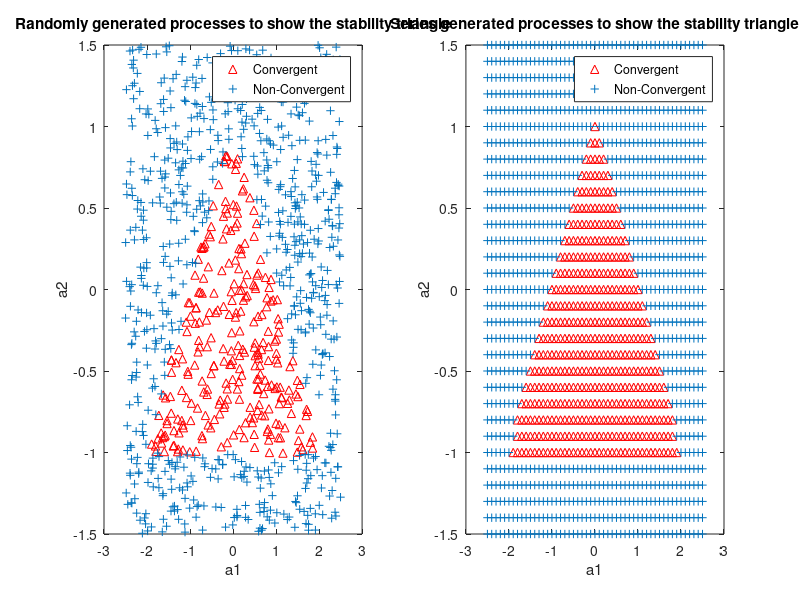

This chart was generated by the following MATLAB code: (Note: this script raises an error after producing the figure.)
clear all; close all;

%% 2.4.1

a1 = -2.5 + 5*rand(1000,1);
a2 = -1.5 + 3*rand(1000,1);

a1stable = [];
a2stable = [];
a1unstable = [];
a2unstable = [];

for i = 1:length(a1)
    w = randn(1000, 1);
    x = zeros(1000, 1);
    x(1) = w(1);
    x(2) = w(2);
    for j = 3:1000
        x(j) = a1(i)*x(j-1) + a2(i)*x(j-2);
    end
    if(abs(x(1000)) < 10)
        a1stable = [a1stable a1(i)];
        a2stable = [a2stable a2(i)];
    else
        a1unstable = [a1unstable a1(i)];
        a2unstable = [a2unstable a2(i)];
    end
end
subplot (1,2,1);
plot(a1stable, a2stable, '^r')
hold on;
plot(a1unstable, a2unstable, '+')
hold off;
legend('Convergent', 'Non-Convergent');
xlabel('a1');
ylabel('a2');
title('Randomly generated processes to show the stability triangle');


%  We don't need to define a1 as we are using it build in to the for loop
a2 = -1.5:0.1:1.5;

a1stable = [];
a2stable = [];
a1unstable = [];
a2unstable = [];

for a1 = -2.5:0.1:2.5
    for k = 1:length(a2)
        w = randn(1000, 1);
        x = zeros(1000, 1);
        x(1) = w(1);
        x(2) = w(2);
        for j = 3:1000
            x(j) = a1*x(j-1) + a2(k)*x(j-2);
        end
        if(abs(x(1000)) < 10)
            a1stable = [a1stable a1];
            a2stable = [a2stable a2(k)];
        else
            a1unstable = [a1unstable a1];
            a2unstable = [a2unstable a2(k)];
        end
    end
end


subplot (1,2,2);
plot(a1stable, a2stable, '^r')
hold on;
plot(a1unstable, a2unstable, '+')
hold off;
legend('Convergent', 'Non-Convergent');
xlabel('a1');
ylabel('a2');
title('Series generated processes to show the stability triangle');

%% 2.4.2 Sunspot Models
load('sunspot.dat')
sunspotdata = sunspot(:, 2);
figure;

N5 = xcorr(sunspotdata(50:55));
subplot(3, 1, 1);
plot(N5);
title('Sunspots Autocorrelation, N=5');
xlabel('Correlation Lag');
ylabel('Correlation');

subplot(3, 1, 2)
N20 = xcorr(sunspotdata(50:69));
plot(N20);
title('Sunspots Autocorrelation, N=20');
xlabel('Correlation Lag');
ylabel('Correlation');

subplot(3, 1, 3)
N250 = xcorr(sunspotdata(1:250));
plot(N250)
title('Sunspots Autocorrelation, N=250');
xlabel('Correlation Lag');
ylabel('Correlation');

% Here we take the zero mean version
sm = mean(sunspotdata);
zms = sunspotdata - sm;

figure;
N5 = xcorr(zms(50:55));
figure;
subplot(3, 1, 1)
plot(N5)
title('Zero Mean Sunspots Autocorrelation, N=5');
xlabel('Correlation Lag');
ylabel('Correlation');

subplot(3, 1, 2)
N20 = xcorr(zms(50:69));
plot(N20)
title('Zero Mean Sunspots Autocorrelation, N=20');
xlabel('Correlation Lag');
ylabel('Correlation');


subplot(3, 1, 3)
N250 = xcorr(zms(1:250));
plot(N250)
title('Zero Mean Sunspots Autocorrelation, N=250');
xlabel('Correlation Lag');
ylabel('Correlation');


%% 2.4.3

A = 1;

for i = 1:10
    out = aryule(sunspotdata, i);
    A = [A out(i+1)];
end

% For the zero mean and unit variance version
Auv = 1;
zmsunscore = zscore(sunspotdata);

for i = 1:10
    out = aryule(zmsunscore, i);
    Auv = [Auv out(i+1)];
end

figure;
hold on;
stem(1:11, A)
stem(1:11, Auv, 'diamondr')
legend('PCF (Partial Correlation Function)', 'PCF with Zero Mean, Unit Variance')


%% 2.4.4

N = length(sunspotdata);

MDL = [];
AIC = [];
Error = [];

for i = 1:50
    % We can use E as the square of the 
   [a, E] = aryule(sunspotdata, i);
   MDL = [MDL (log(E) + (i*log(N)/N))];
   AIC = [AIC (log(E) + 2*i/N)];
   Error = [Error log(E)];
end

figure;
plot(MDL);
hold on;
plot(AIC, 'r');
plot(Error, 'g')

xlim([1 50]);
legend('MDL', 'AIC', 'Cumulative Squared Error');
xlabel('Model Order');
ylabel('Model Error');
title('MDL, AIC and Cumulative Squared Error');
grid on;

%%  2.4.5

a1 = aryule(sunspotdata,1);
a2 = aryule(sunspotdata,2);
a10 = aryule(sunspotdata,10);

for i = 2:length(a1)
    a1(i) = -a1(i);
end
for i = 2:length(a2)
    a2(i) = -a2(i);
end
for i = 2:length(a10)
    a10(i) = -a10(i);
end

% x1 = vertcat(zeros(8,1), sunspotdata(9:10), zeros(10,1));
% x2 = vertcat(zeros(7,1), sunspotdata(8:10), zeros(10,1));
% x10 = vertcat(sunspotdata(1:10), zeros(10,1));

x1 = sunspotdata(1:10);
x2 = sunspotdata(1:10);
x3 = sunspotdata(1:10);
x4 = sunspotdata(1:10);
actual = sunspotdata(1:20);
 
for i = 1:10
    x1(i+10) = a1(2)*x1(i+9);
    x2(i+10) = a2(2)*x2(i+9) + a2(3)*x2(i+8);
    x3(i+10) = a10(2)*x3(i+9) + a10(3)*x3(i+8) + a10(4)*x3(i+7) + a10(5)*x3(i+6) + a10(6)*x3(i+5) + a10(7)*x3(i+4) + a10(8)*x3(i+3) + a10(9)*x3(i+2) + a10(10)*x3(i+1) + a10(11)*x3(i);
%     x3(i+10) = a10(1)*x3(i+9) - a10(2)*x3(i+8) - a10(3)*x3(i+7) - a10(4)*x3(i+6) - a10(5)*x3(i+5) - a10(6)*x3(i+4) - a10(7)*x3(i+3) - a10(8)*x3(i+2) - a10(9)*x3(i+1) - a10(10)*x3(i);
%     b=0;
%     for k = 2:length(a10)
%        b = a10(k)*x3(11-k+i);
%     end
%     x3(i+10) = b;
    x4(i+10) = a10(2)*x4(i+9) + a10(3)*x4(i+8) + a10(4)*x4(i+7) + a10(5)*x4(i+6) + a10(6)*x4(i+5) + a10(7)*x4(i+4) + a10(8)*x4(i+3) + a10(9)*x4(i+2) + a10(10)*x4(i+1) + a10(11)*x4(i);
    
end
% x1 = filter(a1, 1, x1);
% x2 = filter(a2, 1, x2);
% x10 = filter(a10, 1, x10);


figure;
hold on;
plot(x1);
plot(x2, 'c');
plot(x3, 'g');
plot(x4, 'c');
plot(actual, 'r');
legend('AR(1)', 'AR(2)', 'AR(10)', 'AR(10)2', 'Actual');
